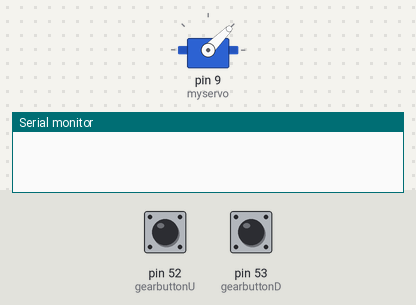
A sketch run on a simulated Arduino Mega 2560, built with avr-gcc and run on an emulated ATmega2560. On the bench: servo, the last lines printed to the serial monitor. The inputs (shaded band) are chosen by the test bench; at power-on: pin 52 (gearbuttonU) HIGH, pin 53 (gearbuttonD) HIGH.

Above: at 1.2 s.
1.3 s: pin 52 (gearbuttonU) pulled LOW for 3.2 s
At 2.6 s:
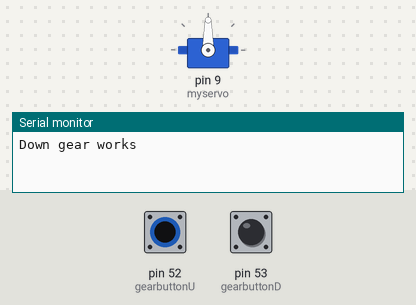
6.8 s: pin 53 (gearbuttonD) pulled LOW for 0.15 s
At 8.6 s:
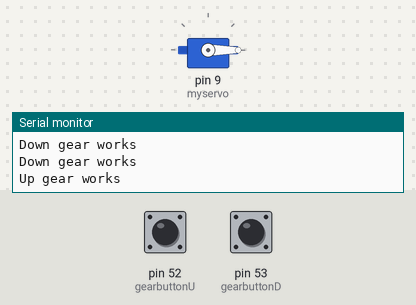
9.9 s: pin 53 (gearbuttonD) pulled LOW for 1 s
At 12.3 s:
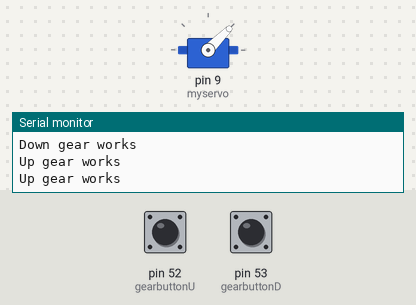
13.4 s: pin 53 (gearbuttonD) pulled LOW for 3.2 s
At 17.7 s:
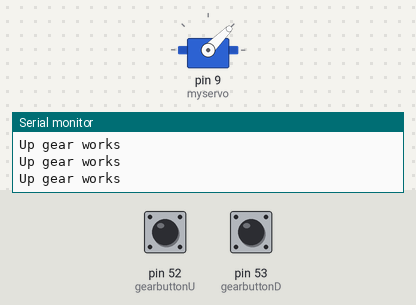
Timing chart, 0 to 19.2 s (numbered marks = the images above; inputs shaded):
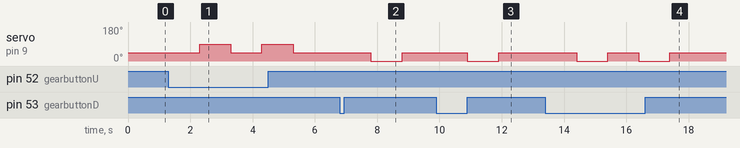

Measured:
- after the input at 1.3 s, servo on pin 9 (myservo): alternates 90° for 1.0 s and 45° for 1.0 s, starting after 1.0 s
- after the input at 6.8 s, servo on pin 9 (myservo): 45° → 0° after 1.0 s, → 45° 1.0 s later
- after the input at 9.9 s, servo on pin 9 (myservo): 45° → 0° after 1.0 s, → 45° 1.0 s later
- after the input at 13.4 s, servo on pin 9 (myservo): alternates 45° for 1.0 s and 0° for 1.0 s, 4 changes in all, then stays 45°, starting after 1.0 s

The sketch:

Servo_test.ino
```cpp
// Controlling a servo position using a potentiometer (variable resistor)
// by Michal Rinott <http://people.interaction-ivrea.it/m.rinott>

#include <Servo.h>
int value1 = LOW;
int value2 = LOW;
Servo myservo;  // create servo object to control a servo
const int gearbuttonU = 52; //Upshift button connected to pin 52
const int gearbuttonD = 53; //Downshift button connected to pin 53

void setup()
{
  myservo.attach(9);  // attaches the servo on pin 9 to the servo object
  Serial.begin(9600);
  pinMode(gearbuttonU, INPUT_PULLUP);		//assign gear shift up button as an input
  pinMode(gearbuttonD, INPUT_PULLUP);		//assign gear shift down button as an input
  myservo.write(45);                    //initalize the shift-arm to middle position
}

void loop()
{
  value1 = digitalRead(gearbuttonU);
  value2 = digitalRead(gearbuttonD);
  if (value1 == HIGH & value2 == LOW) {
      Serial.println("Up gear works");
      myservo.write(45);
      delay(1000);
      myservo.write(0);               // sets the servo position out from the neutral position
      delay(1000);                       // waits for the servo to get there
      myservo.write(45);       // return back to middle position
   }

  if (value2 == HIGH & value1 == LOW) {
      Serial.println("Down gear works");
      myservo.write(45);               // sets the servo position to the neutral position
      delay(1000);                       // waits for the servo to get there
      myservo.write(90);
      delay(1000);          // return back to middle position               // downshift gear by 1
      myservo.write(45);               // sets the servo position to the neutral position

    }
}
```
